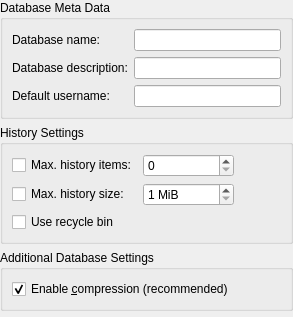
<?xml version="1.0" encoding="UTF-8"?>
<ui version="4.0">
 <class>DatabaseSettingsPageGeneral</class>
 <widget class="QWidget" name="DatabaseSettingsPageGeneral">
  <property name="geometry">
   <rect>
    <x>0</x>
    <y>0</y>
    <width>293</width>
    <height>317</height>
   </rect>
  </property>
  <layout class="QVBoxLayout" name="verticalLayout">
   <property name="leftMargin">
    <number>0</number>
   </property>
   <property name="topMargin">
    <number>0</number>
   </property>
   <property name="rightMargin">
    <number>0</number>
   </property>
   <property name="bottomMargin">
    <number>0</number>
   </property>
   <item>
    <widget class="QGroupBox" name="groupBox">
     <property name="title">
      <string>Database Meta Data</string>
     </property>
     <layout class="QFormLayout" name="formLayout">
      <item row="0" column="0">
       <widget class="QLabel" name="dbNameLabel">
        <property name="text">
         <string>Database name:</string>
        </property>
       </widget>
      </item>
      <item row="0" column="1">
       <widget class="QLineEdit" name="dbNameEdit"/>
      </item>
      <item row="1" column="0">
       <widget class="QLabel" name="dbDescriptionLabel">
        <property name="text">
         <string>Database description:</string>
        </property>
       </widget>
      </item>
      <item row="1" column="1">
       <widget class="QLineEdit" name="dbDescriptionEdit"/>
      </item>
      <item row="2" column="0">
       <widget class="QLabel" name="defaultUsernameLabel">
        <property name="text">
         <string>Default username:</string>
        </property>
       </widget>
      </item>
      <item row="2" column="1">
       <widget class="QLineEdit" name="defaultUsernameEdit">
        <property name="enabled">
         <bool>true</bool>
        </property>
       </widget>
      </item>
     </layout>
    </widget>
   </item>
   <item>
    <widget class="QGroupBox" name="groupBox_2">
     <property name="title">
      <string>History Settings</string>
     </property>
     <layout class="QHBoxLayout" name="horizontalLayout">
      <item>
       <layout class="QGridLayout" name="gridLayout">
        <item row="0" column="0">
         <widget class="QCheckBox" name="historyMaxItemsCheckBox">
          <property name="text">
           <string>Max. history items:</string>
          </property>
         </widget>
        </item>
        <item row="1" column="0">
         <widget class="QCheckBox" name="historyMaxSizeCheckBox">
          <property name="text">
           <string>Max. history size:</string>
          </property>
         </widget>
        </item>
        <item row="1" column="1">
         <widget class="QSpinBox" name="historyMaxSizeSpinBox">
          <property name="suffix">
           <string> MiB</string>
          </property>
          <property name="minimum">
           <number>1</number>
          </property>
          <property name="maximum">
           <number>2000000000</number>
          </property>
         </widget>
        </item>
        <item row="0" column="1">
         <widget class="QSpinBox" name="historyMaxItemsSpinBox">
          <property name="maximum">
           <number>2000000000</number>
          </property>
         </widget>
        </item>
        <item row="2" column="0">
         <widget class="QCheckBox" name="recycleBinEnabledCheckBox">
          <property name="text">
           <string>Use recycle bin</string>
          </property>
         </widget>
        </item>
       </layout>
      </item>
      <item>
       <spacer name="horizontalSpacer">
        <property name="orientation">
         <enum>Qt::Horizontal</enum>
        </property>
        <property name="sizeHint" stdset="0">
         <size>
          <width>40</width>
          <height>20</height>
         </size>
        </property>
       </spacer>
      </item>
     </layout>
    </widget>
   </item>
   <item>
    <widget class="QGroupBox" name="groupBox_3">
     <property name="title">
      <string>Additional Database Settings</string>
     </property>
     <layout class="QVBoxLayout" name="verticalLayout_2">
      <item>
       <widget class="QCheckBox" name="compressionCheckbox">
        <property name="text">
         <string>Enable &amp;compression (recommended)</string>
        </property>
        <property name="checked">
         <bool>true</bool>
        </property>
       </widget>
      </item>
     </layout>
    </widget>
   </item>
   <item>
    <spacer name="verticalSpacer">
     <property name="orientation">
      <enum>Qt::Vertical</enum>
     </property>
     <property name="sizeHint" stdset="0">
      <size>
       <width>20</width>
       <height>40</height>
      </size>
     </property>
    </spacer>
   </item>
  </layout>
 </widget>
 <resources/>
 <connections/>
</ui>
